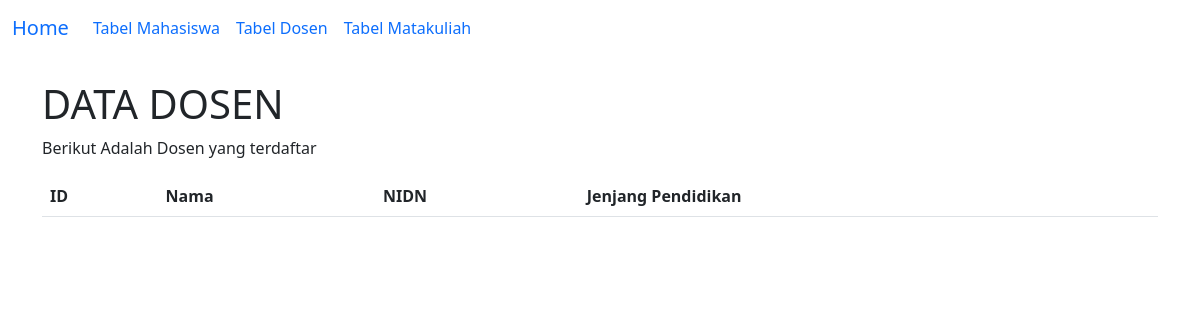
The page /data_dosen.php on the database as committed earlier.
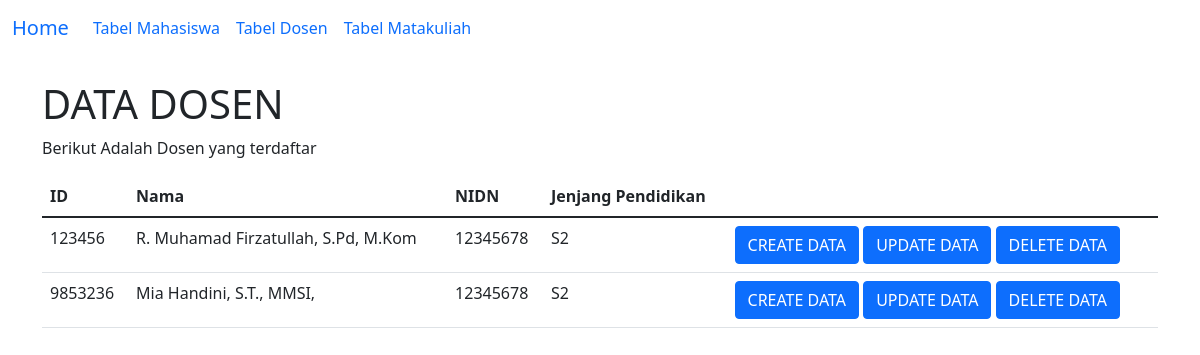
The same page on the database as committed later.
### tables this page shows
CREATE TABLE `dosen` (
  `id` int(11) NOT NULL,
  `nama` varchar(255) NOT NULL,
  `nidn` char(8) NOT NULL,
  `jenjang_pendidikan` enum('S2','S3') NOT NULL
);

### data_dosen.php (the view, shortened to what this page needs)
<!DOCTYPE html>
<html lang="en">
<head>
    <link href="https://cdn.jsdelivr.net/npm/bootstrap@5.1.3/dist/css/bootstrap.min.css" rel="stylesheet">
</head>
<body>
<?php include('navbar.php'); ?>
<div class="container mt-4">
    <h1> DATA DOSEN</h1>
    <p>Berikut Adalah Dosen yang terdaftar</p>
    <table class="table table-striped-columns">
        <thead>
            <tr>
                <th>ID</th>
                <th>Nama </th>
                <th>NIDN</th>
                <th>Jenjang Pendidikan</th>
            </tr>
        </thead>
        <tbody>
            <?php
            include('koneksi.php');
            $dosen = mysqli_query($koneksi, "SELECT * FROM dosen");
            while ($baris = mysqli_fetch_array($dosen)){
            ?>
                <tr>
                    <td><?php echo $baris['id'] ; ?></td>
                    <td><?php echo $baris['nama'] ; ?></td>
                    <td><?php echo $baris['nidn'] ; ?></td>
                    <td><?php echo $baris['jenjang_pendidikan'] ; ?></td>
                    <td>
                        <a class="btn btn-primary" href="c_dosen.php?id=<?php echo $baris ['id'] ?>" role="button">CREATE DATA</a>
                        <a class="btn btn-primary" href="u_dosen.php?id=<?php echo $baris ['id'] ?>" role="button">UPDATE DATA</a>
                        <a class="btn btn-primary" href="d_dosen.php?id=<?php echo $baris ['id'] ?>" role="button">DELETE DATA</a>
                    </td>
                </tr>
            <?php } ?>
        </tbody>
    </table>
    </div>
</body>
</html>

Rows that differ between the two databases and show on the page:
added dosen: id "123456", nama "R. Muhamad Firzatullah, S.Pd, M.Kom", nidn "12345678", jenjang_pendidikan "S2"
added dosen: id "9853236", nama "Mia Handini, S.T., MMSI,", nidn "12345678", jenjang_pendidikan "S2"
